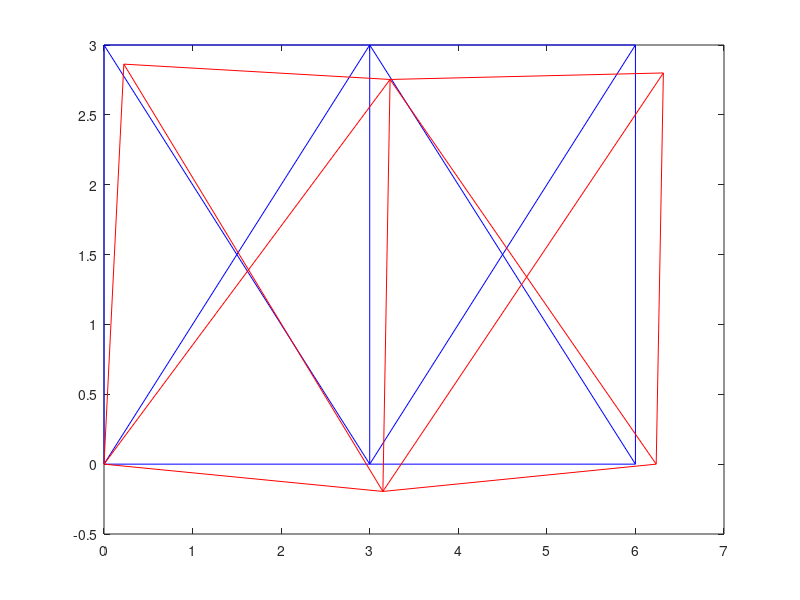

Source code (MATLAB):
% 2D truss program
% this program solves the 2D truss problems using Finite Element Method (FEM)
% Copyright Farzad Mohebbi
% created by Farzad Mohebbi April 2018
% https://www.researchgate.net/profile/Farzad_Mohebbi
% see attached PDF file for more details
% This is a free program.
% This program is distributed in the hope that it will be useful, but WITHOUT ANY WARRANTY.
% This program can be modified based on user requirements.
clc
clear all % clear memory
tic       % starts a stopwatch timer
% elements nodes
ele_nod=[1 2;1 3;2 3;2 4;1 4;3 4;3 6;4 5;4 6;3 5;5 6];
%number of elements
num_ele=size(ele_nod,1);
%number of nodes
num_nod=6;
% nodes coordinates
nod_coor=[0 0;0 3;3 0;3 3;6 0;6 3];
% elements degree of freedom (DOF)
ele_dof=[1 2 3 4;1 2 5 6;3 4 5 6;...
    3 4 7 8;1 2 7 8;5 6 7 8;5 6 11 12;...
    7 8 9 10;7 8 11 12;5 6 9 10;9 10 11 12];
% A, E, L are cross sectional area, Young's modulus, length of elements,respectively.
A(1)=3*10^(-4);
A(2)=3*10^(-4);
A(3)=3*10^(-4);
A(4)=3*10^(-4);
A(5)=3*10^(-4);
A(6)=3*10^(-4);
A(7)=3*10^(-4);
A(8)=3*10^(-4);
A(9)=3*10^(-4);
A(10)=3*10^(-4);
A(11)=3*10^(-4);
E(1)=70*10^9;
E(2)=70*10^9;
E(3)=70*10^9;
E(4)=70*10^9;
E(5)=70*10^9;
E(6)=70*10^9;
E(7)=70*10^9;
E(8)=70*10^9;
E(9)=70*10^9;
E(10)=70*10^9;
E(11)=70*10^9;
% initial zero matrix for all matrices
displacement=zeros(2*num_nod,1);
force=zeros(2*num_nod,1);
stiffness=zeros(2*num_nod);
%applied loads at DOFs
force(3)=0.0;
force(4)=-1000000.0;
force(5)=0.0;
force(6)=0.0;
force(7)=0.0;
force(8)=-1000000.0;
force(9)=0.0;
force(11)=1000000.0;
force(12)=-1000000.0;
%Boundary conditions
displacement (1,1)=0.0;
displacement (2,1)=0.0;
displacement (10,1)=0.0;
% computation of the system stiffness matrix
for e=1:num_ele
    L(e)=sqrt((nod_coor(ele_nod(e,2),1)-nod_coor(ele_nod(e,1),1))^2+...
        (nod_coor(ele_nod(e,2),2)-nod_coor(ele_nod(e,1),2))^2);
    C=(nod_coor(ele_nod(e,2),1)-nod_coor(ele_nod(e,1),1))/L(e);
    S=(nod_coor(ele_nod(e,2),2)-nod_coor(ele_nod(e,1),2))/L(e);
    k=(A(e)*E(e)/L(e)*[C*C C*S -C*C -C*S;C*S S*S -C*S -S*S;...
        -C*C -C*S C*C C*S; -C*S -S*S C*S S*S]);
    
    % extract the rows of ele_dof (for each element e)
    ele_dof_vec=ele_dof(e,:);
    for i=1:4
        for j=1:4
            stiffness(ele_dof_vec(1,i),ele_dof_vec(1,j))=...
                stiffness(ele_dof_vec(1,i),ele_dof_vec(1,j))+k(i,j);
        end
    end
end
% known force array
known_f_a=[3;4;5;6;7;8;9;11;12];
for i=1:size(known_f_a,1)
    dis_new(i,1)=displacement(known_f_a(i,1),1);
    force_new(i,1)=force(known_f_a(i,1),1);
end
for i=1:size(known_f_a,1)
    for j=1:size(known_f_a,1)
        stiff_new(i,j)=stiffness(known_f_a(i,1),known_f_a(j,1));
    end
end
% solving the partitioned matrix
dis_new=stiff_new\force_new;
for i=1:size(known_f_a,1)
    displacement(known_f_a(i,1),1)=dis_new(i,1);
end
% undeformed truss plot
for e=1:num_ele
    x=[nod_coor(ele_nod(e,1),1) nod_coor(ele_nod(e,2),1)];
    y=[nod_coor(ele_nod(e,1),2) nod_coor(ele_nod(e,2),2)];
    plot(x,y,'b')
    hold on
end
% known dicplacement array
known_dis_a=[1;2;10];
for i=1:size(known_dis_a,1)
    force(known_dis_a(i,1),1)=stiffness(known_dis_a(i,1),:)...
        *displacement;
end
% stress in elements
for e=1:num_ele
    L(e)=sqrt((nod_coor(ele_nod(e,2),1)-nod_coor(ele_nod(e,1),1))^2+...
        (nod_coor(ele_nod(e,2),2)-nod_coor(ele_nod(e,1),2))^2);
    C=(nod_coor(ele_nod(e,2),1)-nod_coor(ele_nod(e,1),1))/L(e);
    S=(nod_coor(ele_nod(e,2),2)-nod_coor(ele_nod(e,1),2))/L(e);
    stress(e)=(E(e)/L(e))*[-C -S C S]*displacement((ele_dof(e,:))');
end
disp('stiffness')
stiffness
disp('displacement')
displacement
disp('force')
force
disp('stress')
stress'
k=0;
for i=1:6
    for j=1:2
        k=k+1;
        nod_coor_def(i,j)=nod_coor(i,j)+displacement(k,1);
    end
end
% deformed truss plot
for e=1:num_ele
    x=[nod_coor_def(ele_nod(e,1),1) nod_coor_def(ele_nod(e,2),1)];
    y=[nod_coor_def(ele_nod(e,1),2) nod_coor_def(ele_nod(e,2),2)];
    plot(x,y,'r')
    hold on
end
toc